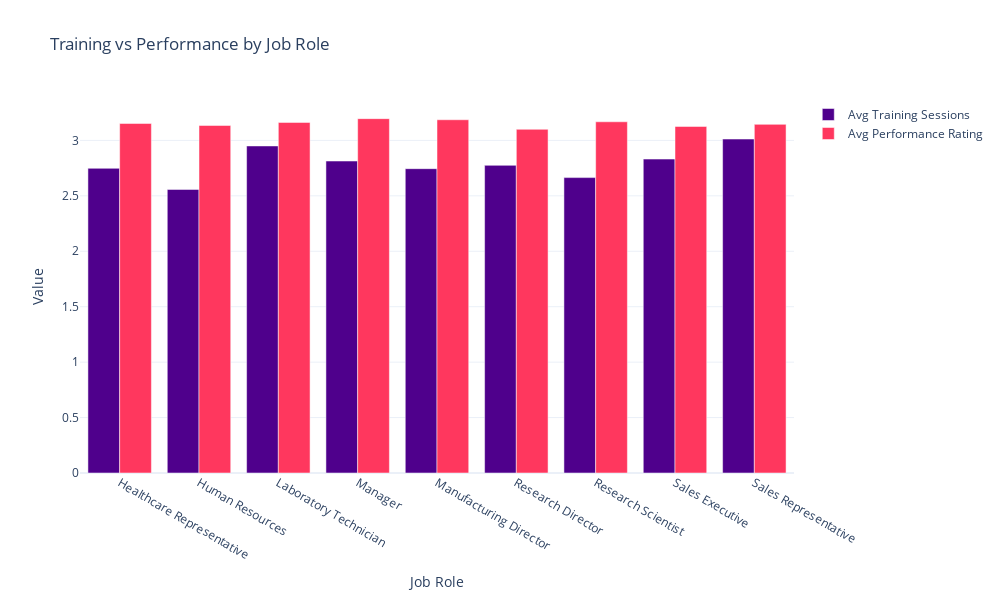

The notebook cell saved with this chart:
### Code cell
# Which job roles have the highest average training time, and how does it affect performance?
#SQL 
# Connect to SQLite database
conn = sqlite3.connect("employees.db")

query="""
SELECT JobRole, AVG(TrainingTimesLastYear) AS AvgTrainingTimesLastYear , AVG(PerformanceRating) AS AvgRating
FROM employees
GROUP BY JobRole
ORDER BY AvgRating DESC;
"""
empl_trainingSQL= pd.read_sql_query(query, conn)
print(empl_trainingSQL)
conn.close()


# Python
role_stats = (
    HrData.groupby("JobRole")
          .agg(AvgTraining=("TrainingTimesLastYear", "mean"),
               AvgRating=("PerformanceRating", "mean"),
               N=("EmployeeNumber", "count"))
          .reset_index()
)

fig = go.Figure()

fig.add_trace(go.Bar(
    x=role_stats["JobRole"],
    y=role_stats["AvgTraining"],
    name="Avg Training Sessions",
    marker_color="#4f008c"
))

fig.add_trace(go.Bar(
    x=role_stats["JobRole"],
    y=role_stats["AvgRating"],
    name="Avg Performance Rating",
    marker_color="#ff375e"
))

# Layout
fig.update_layout(
    barmode="group",
    title="Training vs Performance by Job Role",
    xaxis_title="Job Role",
    yaxis_title="Value",
    template="plotly_white",
    width=1000,
    height=600
)

fig.show()

### Figure 1 — Plotly figure (JSON) as saved in the notebook; plotly's stock layout.template omitted (floating-point values rounded to 4 significant figures)
{"data": [{"marker": {"color": "#4f008c"}, "name": "Avg Training Sessions", "type": "bar", "x": ["Healthcare Representative", "Human Resources", "Laboratory Technician", "Manager", "Manufacturing Director", "Research Director", "Research Scientist", "Sales Executive", "Sales Representative"], "y": [2.748, 2.558, 2.95, 2.814, 2.745, 2.775, 2.664, 2.831, 3.012]}, {"marker": {"color": "#ff375e"}, "name": "Avg Performance Rating", "type": "bar", "x": ["Healthcare Representative", "Human Resources", "Laboratory Technician", "Manager", "Manufacturing Director", "Research Director", "Research Scientist", "Sales Executive", "Sales Representative"], "y": [3.153, 3.135, 3.162, 3.196, 3.186, 3.1, 3.168, 3.126, 3.145]}], "layout": {"barmode": "group", "height": 600, "title": {"text": "Training vs Performance by Job Role"}, "width": 1000, "xaxis": {"title": {"text": "Job Role"}}, "yaxis": {"title": {"text": "Value"}}}}
